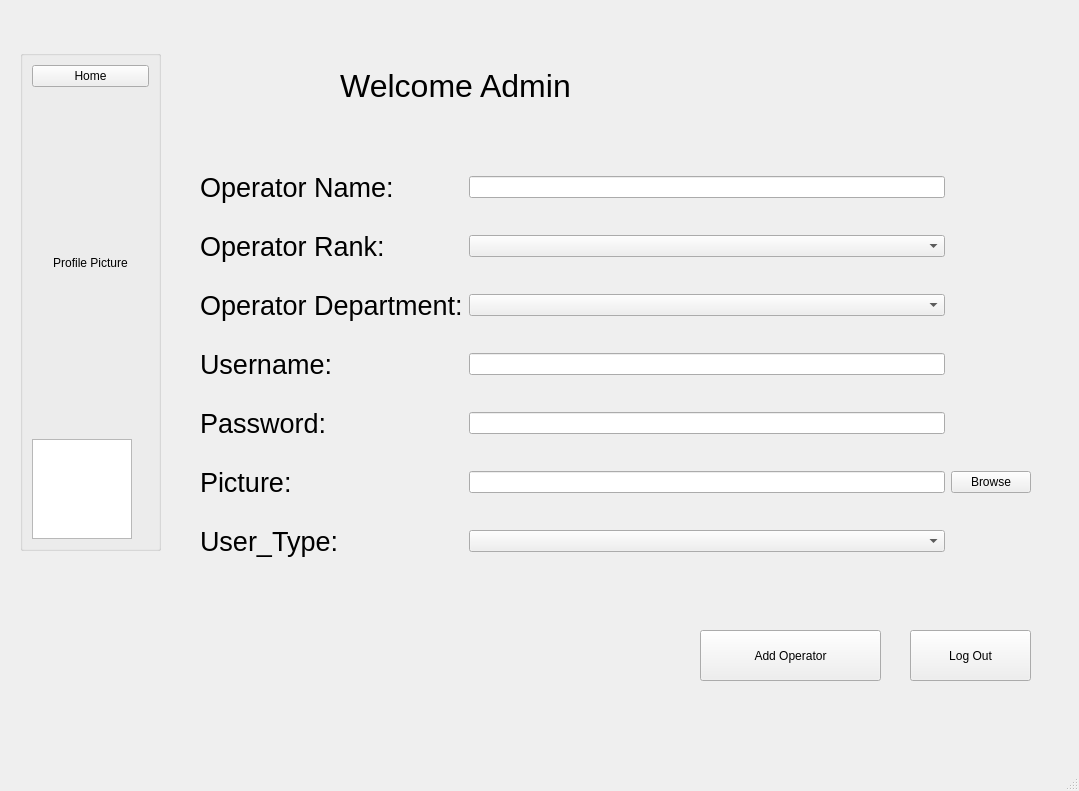
<?xml version="1.0" encoding="UTF-8"?>
<ui version="4.0">
 <class>MainWindow</class>
 <widget class="QMainWindow" name="MainWindow">
  <property name="geometry">
   <rect>
    <x>0</x>
    <y>0</y>
    <width>1079</width>
    <height>791</height>
   </rect>
  </property>
  <property name="windowTitle">
   <string>MainWindow</string>
  </property>
  <widget class="QWidget" name="centralwidget">
   <widget class="QGroupBox" name="groupBox">
    <property name="geometry">
     <rect>
      <x>20</x>
      <y>50</y>
      <width>141</width>
      <height>501</height>
     </rect>
    </property>
    <property name="title">
     <string/>
    </property>
    <layout class="QVBoxLayout" name="verticalLayout_groupBox">
     <item>
      <widget class="QPushButton" name="home_button">
       <property name="text">
        <string>Home</string>
       </property>
      </widget>
     </item>
     <item>
      <widget class="QLabel" name="label_2">
       <property name="text">
        <string>Profile Picture</string>
       </property>
       <property name="alignment">
        <set>Qt::AlignCenter</set>
       </property>
      </widget>
     </item>
     <item>
      <widget class="QGraphicsView" name="graphicsView">
       <property name="minimumSize">
        <size>
         <width>100</width>
         <height>100</height>
        </size>
       </property>
       <property name="maximumSize">
        <size>
         <width>100</width>
         <height>100</height>
        </size>
       </property>
      </widget>
     </item>
    </layout>
   </widget>
   <widget class="QLabel" name="label">
    <property name="geometry">
     <rect>
      <x>340</x>
      <y>50</y>
      <width>231</width>
      <height>71</height>
     </rect>
    </property>
    <property name="font">
     <font>
      <pointsize>24</pointsize>
     </font>
    </property>
    <property name="text">
     <string>Welcome Admin</string>
    </property>
    <property name="alignment">
     <set>Qt::AlignCenter</set>
    </property>
   </widget>
   <widget class="QWidget" name="formWidget">
    <property name="geometry">
     <rect>
      <x>200</x>
      <y>150</y>
      <width>831</width>
      <height>431</height>
     </rect>
    </property>
    <layout class="QGridLayout" name="formLayout">
     <item row="3" column="1">
      <widget class="QLineEdit" name="username_line">
       <property name="text">
        <string/>
       </property>
      </widget>
     </item>
     <item row="4" column="0">
      <widget class="QLabel" name="label_5">
       <property name="font">
        <font>
         <pointsize>20</pointsize>
        </font>
       </property>
       <property name="text">
        <string>Password:</string>
       </property>
      </widget>
     </item>
     <item row="5" column="1">
      <widget class="QLineEdit" name="lineEdit_4">
       <property name="text">
        <string/>
       </property>
      </widget>
     </item>
     <item row="3" column="0">
      <widget class="QLabel" name="label_4">
       <property name="font">
        <font>
         <pointsize>20</pointsize>
        </font>
       </property>
       <property name="text">
        <string>Username:</string>
       </property>
      </widget>
     </item>
     <item row="5" column="2">
      <widget class="QPushButton" name="pushButton_15">
       <property name="text">
        <string>Browse</string>
       </property>
      </widget>
     </item>
     <item row="2" column="0">
      <widget class="QLabel" name="label_8">
       <property name="font">
        <font>
         <pointsize>20</pointsize>
        </font>
       </property>
       <property name="text">
        <string>Operator Department:</string>
       </property>
      </widget>
     </item>
     <item row="1" column="0">
      <widget class="QLabel" name="label_7">
       <property name="font">
        <font>
         <pointsize>20</pointsize>
        </font>
       </property>
       <property name="text">
        <string>Operator Rank:</string>
       </property>
      </widget>
     </item>
     <item row="2" column="1">
      <widget class="QComboBox" name="dept_line"/>
     </item>
     <item row="5" column="0">
      <widget class="QLabel" name="label_6">
       <property name="font">
        <font>
         <pointsize>20</pointsize>
        </font>
       </property>
       <property name="text">
        <string>Picture:</string>
       </property>
      </widget>
     </item>
     <item row="0" column="0">
      <widget class="QLabel" name="label_3">
       <property name="font">
        <font>
         <pointsize>20</pointsize>
        </font>
       </property>
       <property name="text">
        <string>Operator Name:</string>
       </property>
      </widget>
     </item>
     <item row="1" column="1">
      <widget class="QComboBox" name="rank_line"/>
     </item>
     <item row="0" column="1">
      <widget class="QLineEdit" name="name_line">
       <property name="text">
        <string/>
       </property>
      </widget>
     </item>
     <item row="4" column="1">
      <widget class="QLineEdit" name="pass_line">
       <property name="text">
        <string/>
       </property>
      </widget>
     </item>
     <item row="6" column="1">
      <widget class="QComboBox" name="user_type_display"/>
     </item>
     <item row="6" column="0">
      <widget class="QLabel" name="label_9">
       <property name="font">
        <font>
         <pointsize>20</pointsize>
        </font>
       </property>
       <property name="text">
        <string>User_Type:</string>
       </property>
      </widget>
     </item>
    </layout>
   </widget>
   <widget class="QPushButton" name="add_op_button">
    <property name="geometry">
     <rect>
      <x>700</x>
      <y>630</y>
      <width>181</width>
      <height>51</height>
     </rect>
    </property>
    <property name="text">
     <string>Add Operator</string>
    </property>
   </widget>
   <widget class="QPushButton" name="logout_button">
    <property name="geometry">
     <rect>
      <x>910</x>
      <y>630</y>
      <width>121</width>
      <height>51</height>
     </rect>
    </property>
    <property name="text">
     <string>Log Out</string>
    </property>
   </widget>
  </widget>
  <widget class="QMenuBar" name="menubar">
   <property name="geometry">
    <rect>
     <x>0</x>
     <y>0</y>
     <width>1079</width>
     <height>26</height>
    </rect>
   </property>
  </widget>
  <widget class="QStatusBar" name="statusbar"/>
 </widget>
 <resources/>
 <connections/>
</ui>
